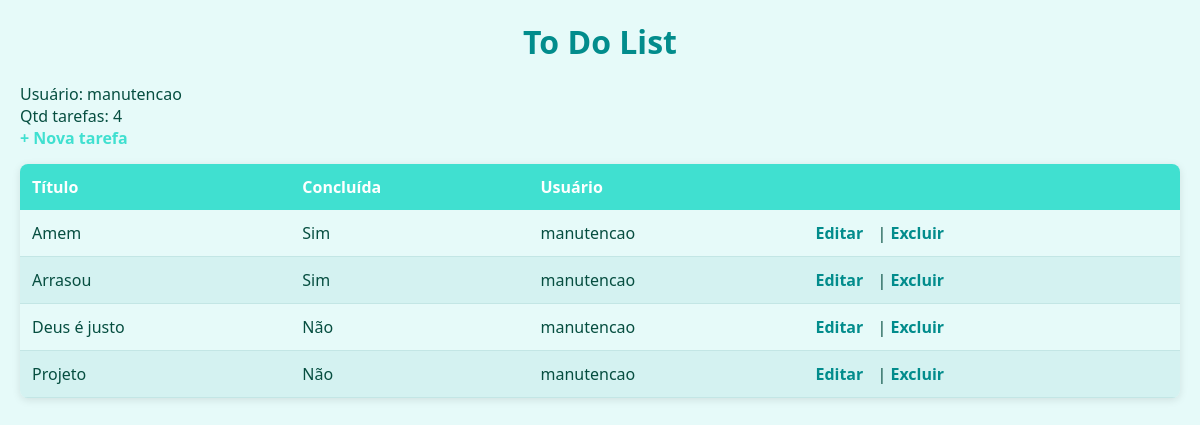
The app's page / (signed in), older data.
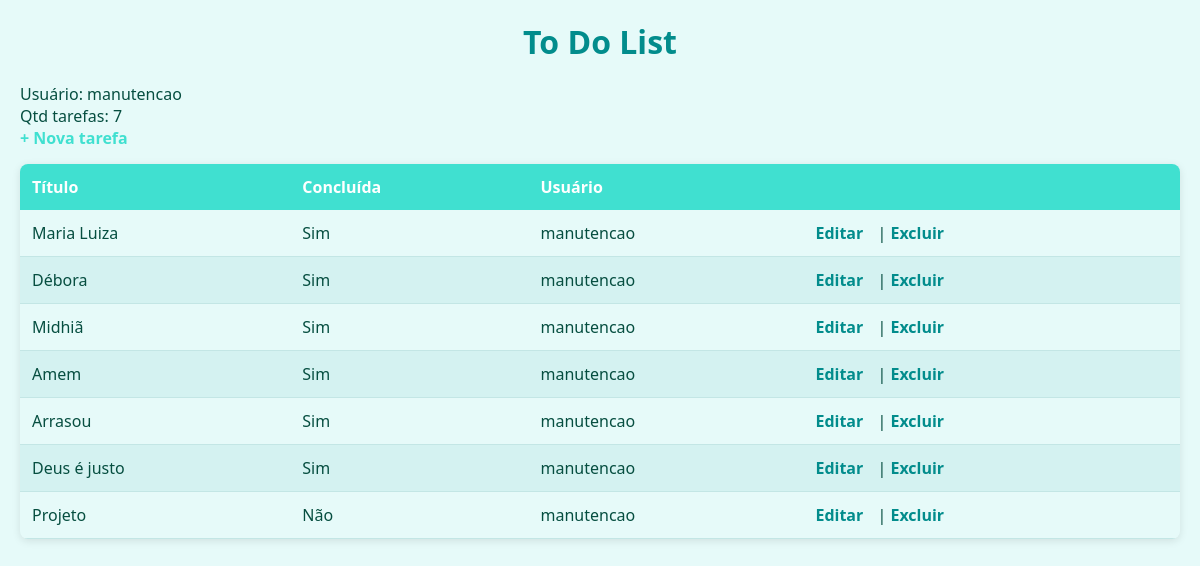
The same page, newer data.
### core/models.py (models this page shows, shortened)
class Task(models.Model):
    id = models.UUIDField(primary_key=True, default=uuid.uuid4, editable=False)
    title = models.CharField(max_length=200)
    done = models.BooleanField(default=False)
    owner = models.ForeignKey(User, on_delete=models.CASCADE)
    created_at = models.DateTimeField(auto_now_add=True)

### core/views.py (the view)
# urls.py: path('', core_views.home, name='home'),
@login_required
def home(request):
    tasks = Task.objects.filter(owner=request.user).order_by('-created_at')
    return render(request, 'core/home.html', {'tasks': tasks})

### core/templates/core/home.html
{% extends 'base.html' %}
{% block content %}
<h1>To Do List</h1>
<p>Usuário: {{ user.username }}</p>
<p>Qtd tarefas: {{ tasks.count }}</p>
<a href="{% url 'task_create' %}">+ Nova tarefa</a>
<table>
  <thead>
    <tr>
      <th>Título</th>
      <th>Concluída</th>
      <th>Usuário</th>
      <th></th>
    </tr>
  </thead>
  <tbody>
    {% for task in tasks %}
      <tr>
        <td>{{ task.title }}</td>
        <td>{{ task.done|yesno:"Sim,Não" }}</td>
        <td>{{ task.owner.username }}</td>
        <td>
          <a href="{% url 'task_update' task.pk %}">Editar</a> |
          <a href="{% url 'task_delete' task.pk %}">Excluir</a>
        </td>
      </tr>
    {% empty %}
      <tr><td colspan="4">Nenhuma tarefa ainda.</td></tr>
    {% endfor %}
  </tbody>
</table>
{% endblock %}

### core/templates/base.html (shortened to what this page needs)
<!DOCTYPE html>
<html>
<head>
  {% load static %}
  <link rel="stylesheet" href="{% static 'css/style.css' %}">
</head>
<body>
  {% block content %}{% endblock %}
</body>
</html>

### static/css/style.css (style rules this page uses)
* { margin: 0; padding: 0; box-sizing: border-box; }
body { font-family: 'Segoe UI', Tahoma, Geneva, Verdana, sans-serif; background-color: #E6FAF9; color: #064E40; padding: 20px; min-height: 100vh; }
h1, h2 { color: #028C8C; margin-bottom: 20px; text-align: center; }
a { color: #40E0D0; text-decoration: none; font-weight: 600; transition: color 0.3s ease; }
table { width: 100%; border-collapse: collapse; margin-top: 15px; box-shadow: 0 2px 8px rgba(0,0,0,0.1); border-radius: 8px; overflow: hidden; }
thead { background-color: #40E0D0; color: white; }
thead th { padding: 12px; text-align: left; }
tbody tr:nth-child(even) { background-color: #D4F2F1; }
tbody td { padding: 12px; border-bottom: 1px solid #C3E6E5; }
td a { margin-right: 10px; font-weight: 600; color: #028C8C; }

Row changes from the older to the newer data that the page shows:
added Task: title "Maria Luiza", done "Sim", owner.username "manutencao"
added Task: title "Débora", done "Sim", owner.username "manutencao"
added Task: title "Midhiã", done "Sim", owner.username "manutencao"
changed Task "Deus é justo": done "Não" → "Sim"
Text that changed along with them:
{{ tasks.count }}: "4" → "7"
